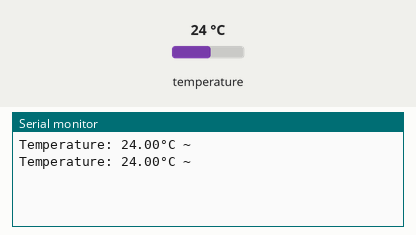
Simulated run of this sketch. Board: Arduino Uno, built with avr-gcc and run on an emulated ATmega328P. On the bench: the last lines printed to the serial monitor. The test bench sets the inputs (shaded band); at power-on: temperature 24 °C.

Above: at 7.3 s.
7.4 s: temperature set to 12 °C
At 13.5 s:
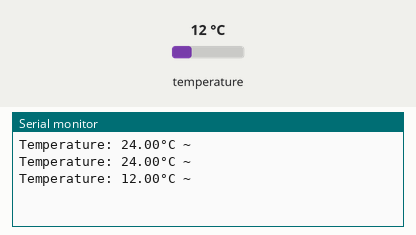
14.1 s: temperature set to 19 °C
At 19.0 s:
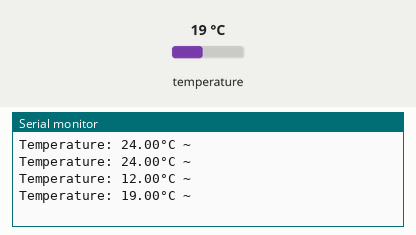
Timing chart, 0 to 20.5 s (numbered marks = the images above; inputs shaded):
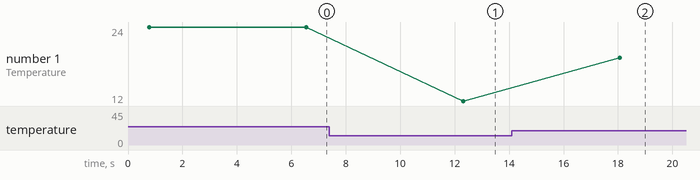

Measured:
- after the input at 7.4 s, the serial monitor: prints a new line after 4.9 s (image 1)
- after the input at 14.1 s, the serial monitor: prints a new line after 4.0 s (image 2)
- plotted number 1: 24 → 12 after the input at 7.4 s, 12 → 19 after the input at 14.1 s

The sketch:

OneTempSensor.ino
```cpp
#include <OneWire.h>
#include <DallasTemperature.h>

#define TEMP_SENSOR_PIN 2

OneWire oneWire(TEMP_SENSOR_PIN);
DallasTemperature sensors(&oneWire);

float temperature;

void setup()
{
    Serial.begin(9600);
    sensors.begin();
}

void loop()
{
    sensors.requestTemperatures();
    temperature = sensors.getTempCByIndex(0);

    Serial.print("Temperature: ");
    Serial.print(temperature);
    Serial.println("°C ~ ");

    delay(5000);
}
```
